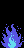

Tiled map render using the project's own tile images. Description and the whole map definition, tile-layer contents included, below:
An orthogonal 3x6 tile map with 8x8 px tiles, 1 tile layer (namtbl).

<map version="1.5" tiledversion="1.5.0" orientation="orthogonal" renderorder="right-down" width="3" height="6" tilewidth="8" tileheight="8" infinite="0" nextlayerid="2" nextobjectid="1">
 <tileset firstgid="1" name="charset" tilewidth="8" tileheight="8" tilecount="256" columns="16">
  <image source="charset@6000.namtbl.png" width="128" height="128" />
 </tileset>
 <layer id="1" name="namtbl" width="3" height="6">
  <data encoding="csv">
129,129,129,
129,129,129,
129,129,129,
162,163,164,
166,167,168,
170,171,172
</data>
 </layer>
</map>
